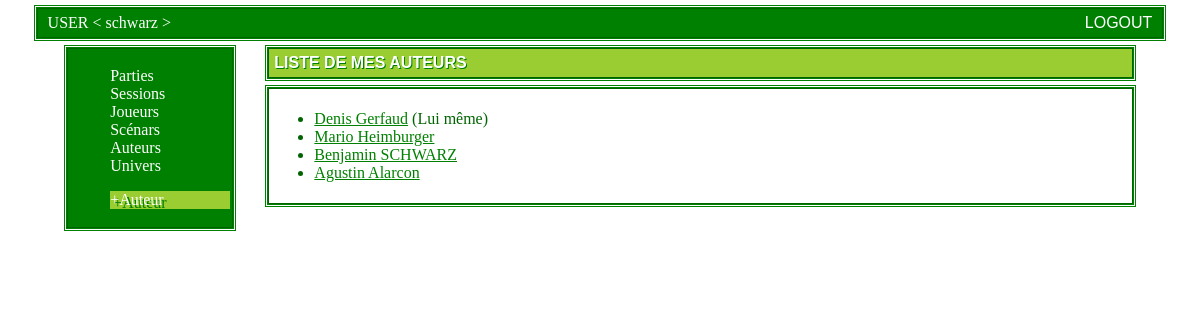
The app's page /archive/authors (signed in) with its own data.
### archive/models.py (models this page shows, shortened)
class Author(models.Model):
    name = models.CharField(max_length=30,blank=False)
    contact = models.TextField(blank=True,
        help_text="Comment peut-on contacter l'auteur ?")
    owner_user = models.ForeignKey(User, null=False, on_delete=models.CASCADE)

### archive/view/authors.py (the view)
# urls.py: path("authors", view.authors.authors_view,name='authors'),
@login_required
def authors_view(request):
    my_authors=Author.objects.filter( owner_user = request.user.pk )
    template_name = 'archive/authors.html'
    context = {
        'my_authors' : my_authors
        }
    template = loader.get_template(template_name)
    return HttpResponse(template.render(context, request))

### archive/templates/archive/authors.html (shortened to what this page needs)
{% extends "archive/skeleton-base.html" %}
{% block page_content_title %}Liste de mes auteurs{% endblock %}
{% block page_content_menu %}
<ul>
   <li><a href="/archive/author-add">+Auteur</a></li>
 </ul>
{% endblock %}
{% block page_content %}
{% if my_authors %}
    <ul>
    {% for author in my_authors %}
    <li><a href="/archive/author/{{author.pk}}">{{ author.name }}</a> {% if author.contact %}({{ author.contact }}) {% endif %}</li>
    {% endfor %}
    </ul>
{% else %}
    <p>No authors found for user {{username}}.</p>
{% endif %}
{% endblock %}

### archive/templates/archive/skeleton-base.html (shortened to what this page needs)
<!DOCTYPE html>
<html lang="en">
<head>
    {% load static %}
    <link rel="stylesheet" type="text/css" href="{% static 'archive/style.css' %}">
</head>
<body>
    <div id="banner-top">
      <div id="banner-top-left">USER < {{user.username}} ></div>
      <div id="banner-top-center">{% block message %} {% endblock %}</div>
      <div id="banner-top-right"><a href="/archive/logout">logout</a></div>
    </div>
    <div id="page-content-container">
      <div id="page-sidebar">
        <div id="page-global-menu">
          <ul>
            <li><a href="/archive/cycle">Parties</a></li>
            <li><a href="/archive/sessions">Sessions</a></li>
            <li><a href="/archive/player">Joueurs</a></li>
            <li><a href="/archive/scenario">Scénars</a></li>
            <li><a href="/archive/authors">Auteurs</a></li>
            <li><a href="/archive/universe">Univers</a></li>
          </ul>
        </div>
        <div id="page-content-menu">
          {% block page_content_menu %}{% endblock %}
        </div>
      </div>
      <div id="page-content-title">
        {% block page_content_title %}{% endblock %}
      </div>
      <div id="page-content">
        {% block page_content %}{% endblock %}
      </div>
    </div>
</body>
</html>

### archive/static/archive/style.css (style rules this page uses)
#banner-top { margin: auto; width:95%; overflow: auto; align:center; border: 1px solid DarkGreen; outline-style: double; outline-color: Green; background-color: Green; color : white; }
#banner-top-left { float: left; width:20%; padding 10px; align:left; text-align:left; padding-left: 10px; padding-top: 5px; padding-bottom: 5px; }
#banner-top-center { float: left; width:60%; padding 10px; align:left; text-align:left; padding-left: 10px; padding-top: 5px; padding-bottom: 5px; color:yellowGreen; }
#banner-top-right { float: right; width:15%; padding 10px; align:right; text-align:right; text-transform: uppercase; font-style: normal; font-family: "Arial", Arial, Sans-serif; padding-right: 10px; padding-top: 5px; padding-bottom: 5px; }
#banner-top-right a { color: white; text-decoration: none; }
#page-content-container { margin: auto; position: relative; top: 10px; width:90%; }
#page-sidebar { float: left; width:15%; padding: 2px; border: 1px solid DarkGreen; outline-style: double; outline-color: Green; background-color: Green; color : white; }
#page-sidebar li { list-style-type: none; }
#page-sidebar a { color: white; text-decoration: none; }
#page-content-menu li { background-color: yellowGreen; color: DarkGreen; text-shadow: 3px 3px Green; }
#page-content-title { float: right; width:80%; padding: 5px; border: 1px solid DarkGreen; outline-style: double; outline-color: Green; background-color: YellowGreen; color : white; text-shadow: 1px 1px Green; font-style: normal; font-family: "Arial", Arial, Sans-serif; text-transform: uppercase; font-weight: bold; }
#page-content { float: right; width:80%; padding: 5px; position: relative; top: 10px; border: 1px solid DarkGreen; outline-style: double; outline-color: Green; background-color: white; color : DarkGreen; }
#page-content li a { color: green; }

### records on screen
Author: name "Denis Gerfaud", contact "Lui même"
Author: name "Mario Heimburger"
Author: name "Benjamin SCHWARZ"
Author: name "Agustin Alarcon"

### other values on screen
{{ user.username }} "schwarz"
